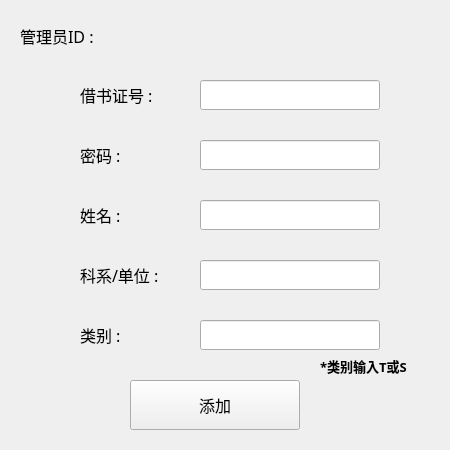
<?xml version="1.0" encoding="UTF-8"?>
<ui version="4.0">
 <class>AddCard</class>
 <widget class="QWidget" name="AddCard">
  <property name="geometry">
   <rect>
    <x>0</x>
    <y>0</y>
    <width>450</width>
    <height>450</height>
   </rect>
  </property>
  <property name="windowTitle">
   <string>添加借书证</string>
  </property>
  <widget class="QLabel" name="idlabel">
   <property name="geometry">
    <rect>
     <x>20</x>
     <y>20</y>
     <width>281</width>
     <height>31</height>
    </rect>
   </property>
   <property name="font">
    <font>
     <family>宋体</family>
     <pointsize>12</pointsize>
    </font>
   </property>
   <property name="text">
    <string>管理员ID : </string>
   </property>
  </widget>
  <widget class="QLineEdit" name="cno_line">
   <property name="geometry">
    <rect>
     <x>200</x>
     <y>80</y>
     <width>180</width>
     <height>30</height>
    </rect>
   </property>
   <property name="font">
    <font>
     <family>宋体</family>
     <pointsize>12</pointsize>
    </font>
   </property>
  </widget>
  <widget class="QLabel" name="cno_label">
   <property name="geometry">
    <rect>
     <x>80</x>
     <y>80</y>
     <width>110</width>
     <height>30</height>
    </rect>
   </property>
   <property name="font">
    <font>
     <family>宋体</family>
     <pointsize>12</pointsize>
    </font>
   </property>
   <property name="text">
    <string>借书证号 :</string>
   </property>
  </widget>
  <widget class="QLineEdit" name="password_line">
   <property name="geometry">
    <rect>
     <x>200</x>
     <y>140</y>
     <width>180</width>
     <height>30</height>
    </rect>
   </property>
   <property name="font">
    <font>
     <family>宋体</family>
     <pointsize>12</pointsize>
    </font>
   </property>
   <property name="echoMode">
    <enum>QLineEdit::Password</enum>
   </property>
  </widget>
  <widget class="QLabel" name="password_label">
   <property name="geometry">
    <rect>
     <x>80</x>
     <y>140</y>
     <width>110</width>
     <height>30</height>
    </rect>
   </property>
   <property name="font">
    <font>
     <family>宋体</family>
     <pointsize>12</pointsize>
    </font>
   </property>
   <property name="text">
    <string>密码 :</string>
   </property>
  </widget>
  <widget class="QLineEdit" name="name_line">
   <property name="geometry">
    <rect>
     <x>200</x>
     <y>200</y>
     <width>180</width>
     <height>30</height>
    </rect>
   </property>
   <property name="font">
    <font>
     <family>宋体</family>
     <pointsize>12</pointsize>
    </font>
   </property>
   <property name="echoMode">
    <enum>QLineEdit::Normal</enum>
   </property>
  </widget>
  <widget class="QLabel" name="name_label">
   <property name="geometry">
    <rect>
     <x>80</x>
     <y>200</y>
     <width>110</width>
     <height>30</height>
    </rect>
   </property>
   <property name="font">
    <font>
     <family>宋体</family>
     <pointsize>12</pointsize>
    </font>
   </property>
   <property name="text">
    <string>姓名 :</string>
   </property>
  </widget>
  <widget class="QLineEdit" name="dept_line">
   <property name="geometry">
    <rect>
     <x>200</x>
     <y>260</y>
     <width>180</width>
     <height>30</height>
    </rect>
   </property>
   <property name="font">
    <font>
     <family>宋体</family>
     <pointsize>12</pointsize>
    </font>
   </property>
  </widget>
  <widget class="QLabel" name="dept_label">
   <property name="geometry">
    <rect>
     <x>80</x>
     <y>260</y>
     <width>110</width>
     <height>30</height>
    </rect>
   </property>
   <property name="font">
    <font>
     <family>宋体</family>
     <pointsize>12</pointsize>
    </font>
   </property>
   <property name="text">
    <string>科系/单位 :</string>
   </property>
  </widget>
  <widget class="QLineEdit" name="category_line">
   <property name="geometry">
    <rect>
     <x>200</x>
     <y>320</y>
     <width>180</width>
     <height>30</height>
    </rect>
   </property>
   <property name="font">
    <font>
     <family>宋体</family>
     <pointsize>12</pointsize>
    </font>
   </property>
  </widget>
  <widget class="QLabel" name="category_label">
   <property name="geometry">
    <rect>
     <x>80</x>
     <y>320</y>
     <width>110</width>
     <height>30</height>
    </rect>
   </property>
   <property name="font">
    <font>
     <family>宋体</family>
     <pointsize>12</pointsize>
    </font>
   </property>
   <property name="text">
    <string>类别 :</string>
   </property>
  </widget>
  <widget class="QLabel" name="label">
   <property name="geometry">
    <rect>
     <x>320</x>
     <y>350</y>
     <width>131</width>
     <height>31</height>
    </rect>
   </property>
   <property name="font">
    <font>
     <family>宋体</family>
     <pointsize>10</pointsize>
     <weight>75</weight>
     <bold>true</bold>
    </font>
   </property>
   <property name="text">
    <string>*类别输入T或S</string>
   </property>
  </widget>
  <widget class="QPushButton" name="addcardbutton">
   <property name="geometry">
    <rect>
     <x>130</x>
     <y>380</y>
     <width>170</width>
     <height>50</height>
    </rect>
   </property>
   <property name="font">
    <font>
     <family>宋体</family>
     <pointsize>12</pointsize>
    </font>
   </property>
   <property name="text">
    <string>添加</string>
   </property>
  </widget>
 </widget>
 <resources/>
 <connections/>
</ui>
